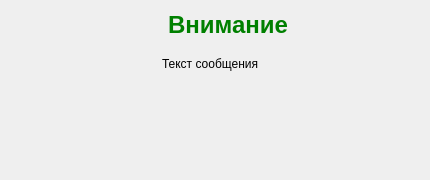
<?xml version="1.0" encoding="UTF-8"?>
<ui version="4.0">
 <class>SobolDialog</class>
 <widget class="QDialog" name="SobolDialog">
  <property name="geometry">
   <rect>
    <x>0</x>
    <y>0</y>
    <width>430</width>
    <height>180</height>
   </rect>
  </property>
  <property name="windowTitle">
   <string/>
  </property>
  <layout class="QHBoxLayout" name="horizontalLayout">
   <item>
    <spacer name="left_horizontal_spacer">
     <property name="orientation">
      <enum>Qt::Horizontal</enum>
     </property>
     <property name="sizeHint" stdset="0">
      <size>
       <width>70</width>
       <height>20</height>
      </size>
     </property>
    </spacer>
   </item>
   <item>
    <layout class="QVBoxLayout" name="left_vertical_layout">
     <item>
      <widget class="QLabel" name="icon_label">
       <property name="text">
        <string/>
       </property>
       <property name="pixmap">
        <pixmap>img/warning.png</pixmap>
       </property>
       <property name="margin">
        <number>6</number>
       </property>
      </widget>
     </item>
     <item>
      <spacer name="verticalSpacer">
       <property name="orientation">
        <enum>Qt::Vertical</enum>
       </property>
       <property name="sizeHint" stdset="0">
        <size>
         <width>20</width>
         <height>40</height>
        </size>
       </property>
      </spacer>
     </item>
    </layout>
   </item>
   <item>
    <layout class="QVBoxLayout" name="right_vertical_layout">
     <item>
      <widget class="QLabel" name="caption_label">
       <property name="font">
        <font>
         <family>Tahoma</family>
         <pointsize>-1</pointsize>
         <weight>75</weight>
         <italic>false</italic>
         <bold>true</bold>
        </font>
       </property>
       <property name="styleSheet">
        <string notr="true">font-size: 24px;
color: green;
margin-bottom:12px;</string>
       </property>
       <property name="text">
        <string>Внимание</string>
       </property>
      </widget>
     </item>
     <item>
      <widget class="QLabel" name="text_label">
       <property name="text">
        <string>Текст сообщения</string>
       </property>
      </widget>
     </item>
     <item>
      <spacer name="vertical_spacer">
       <property name="orientation">
        <enum>Qt::Vertical</enum>
       </property>
       <property name="sizeHint" stdset="0">
        <size>
         <width>20</width>
         <height>40</height>
        </size>
       </property>
      </spacer>
     </item>
    </layout>
   </item>
   <item>
    <spacer name="right_horizontal_spacer">
     <property name="orientation">
      <enum>Qt::Horizontal</enum>
     </property>
     <property name="sizeHint" stdset="0">
      <size>
       <width>70</width>
       <height>20</height>
      </size>
     </property>
    </spacer>
   </item>
  </layout>
 </widget>
 <resources/>
 <connections/>
</ui>
